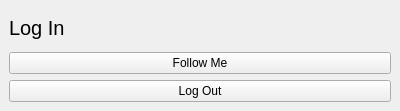
<?xml version="1.0" encoding="UTF-8"?>
<ui version="4.0">
 <class>LoginWidget</class>
 <widget class="QWidget" name="LoginWidget">
  <property name="geometry">
   <rect>
    <x>0</x>
    <y>0</y>
    <width>400</width>
    <height>111</height>
   </rect>
  </property>
  <property name="windowTitle">
   <string>Form</string>
  </property>
  <property name="autoFillBackground">
   <bool>true</bool>
  </property>
  <layout class="QVBoxLayout" name="verticalLayout">
   <property name="spacing">
    <number>0</number>
   </property>
   <property name="leftMargin">
    <number>0</number>
   </property>
   <property name="topMargin">
    <number>0</number>
   </property>
   <property name="rightMargin">
    <number>0</number>
   </property>
   <property name="bottomMargin">
    <number>0</number>
   </property>
   <item>
    <widget class="QStackedWidget" name="stackedWidget">
     <property name="currentIndex">
      <number>1</number>
     </property>
     <widget class="QWidget" name="loginPage">
      <layout class="QGridLayout" name="gridLayout">
       <item row="0" column="0" colspan="2">
        <widget class="QLabel" name="label">
         <property name="font">
          <font>
           <pointsize>15</pointsize>
          </font>
         </property>
         <property name="text">
          <string>Log In</string>
         </property>
        </widget>
       </item>
       <item row="1" column="1">
        <widget class="QLineEdit" name="loginUsernameBox"/>
       </item>
       <item row="1" column="0">
        <widget class="QLabel" name="label_2">
         <property name="text">
          <string>Minecraft Username</string>
         </property>
        </widget>
       </item>
       <item row="2" column="0" colspan="2">
        <layout class="QHBoxLayout" name="horizontalLayout">
         <item>
          <spacer name="horizontalSpacer">
           <property name="orientation">
            <enum>Qt::Horizontal</enum>
           </property>
           <property name="sizeHint" stdset="0">
            <size>
             <width>40</width>
             <height>20</height>
            </size>
           </property>
          </spacer>
         </item>
         <item>
          <widget class="QPushButton" name="loginButton">
           <property name="text">
            <string>Log In</string>
           </property>
          </widget>
         </item>
        </layout>
       </item>
      </layout>
     </widget>
     <widget class="QWidget" name="userPage">
      <layout class="QVBoxLayout" name="verticalLayout_2">
       <item>
        <widget class="QLabel" name="userPageTitle">
         <property name="font">
          <font>
           <pointsize>15</pointsize>
          </font>
         </property>
         <property name="text">
          <string>Log In</string>
         </property>
        </widget>
       </item>
       <item>
        <widget class="QPushButton" name="followMeButton">
         <property name="text">
          <string>Follow Me</string>
         </property>
         <property name="checkable">
          <bool>true</bool>
         </property>
        </widget>
       </item>
       <item>
        <widget class="QPushButton" name="logOutButton">
         <property name="text">
          <string>Log Out</string>
         </property>
        </widget>
       </item>
      </layout>
     </widget>
    </widget>
   </item>
  </layout>
 </widget>
 <resources/>
 <connections/>
</ui>
